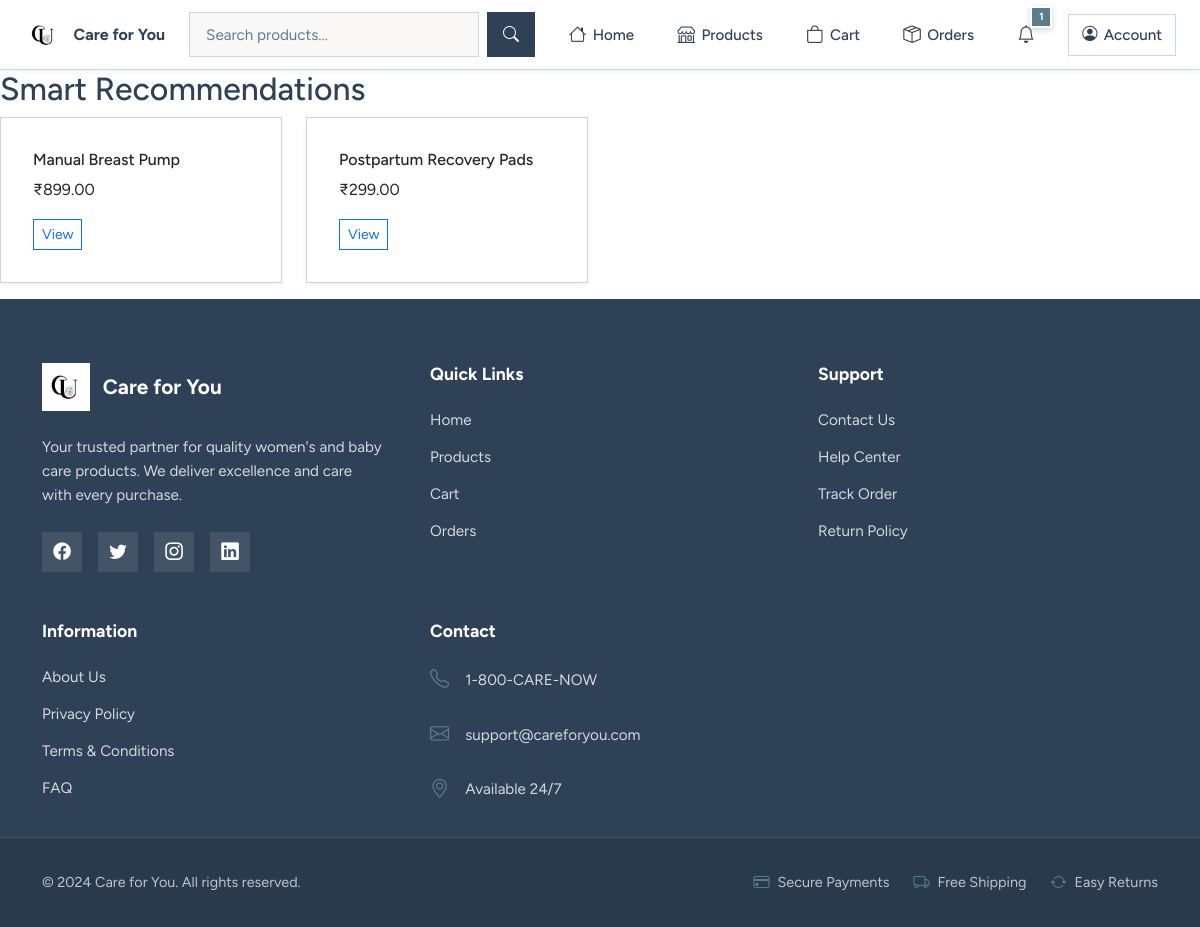
The page /recommendations/ (signed in) on the database its author committed.
### apps/products/models.py (models this page shows, shortened)
class Product(models.Model):
    AGE_GROUP_CHOICES = [
        ("all", "All Ages"),
        ("0-6", "0-6 months"),
        ("6-12", "6-12 months"),
        ("1-3", "1-3 years"),
        ("3+", "3+ years"),
        ("mother", "Mother Care"),
    ]
    name = models.CharField(max_length=150)
    category = models.ForeignKey(Category, on_delete=models.PROTECT, related_name="products")
    price = models.DecimalField(max_digits=10, decimal_places=2)
    description = models.TextField()
    image = models.ImageField(upload_to="products/", blank=True, null=True)
    stock = models.PositiveIntegerField(default=0)
    baby_age_group = models.CharField(max_length=10, choices=AGE_GROUP_CHOICES, default="all")
    is_active = models.BooleanField(default=True)
    created_at = models.DateTimeField(auto_now_add=True)
    class Meta:
        ordering = ["-created_at"]

### apps/personalization/views.py (the view)
# urls.py: path("", RecommendationListView.as_view(), name="list"),
class RecommendationListView(LoginRequiredMixin, ListView):
    template_name = "personalization/recommendations.html"
    context_object_name = "products"
    def get_queryset(self):
        user = self.request.user
        purchased_ids = OrderItem.objects.filter(order__user=user).values_list("product_id", flat=True)
        search_terms = SearchHistory.objects.filter(user=user).values_list("query", flat=True)[:10]
        profile_age = user.profile.baby_age_group if hasattr(user, "profile") else ""
        query = Q(pk__in=purchased_ids)
        for term in search_terms:
            query |= Q(name__icontains=term) | Q(description__icontains=term)
        if profile_age:
            query |= Q(baby_age_group=profile_age)
        return Product.objects.filter(is_active=True).filter(query).distinct()[:20]

### apps/accounts/authentication.py (called while the page is built)
    def get_user(self, user_id):
        try:
            return User.objects.get(pk=user_id)
        except User.DoesNotExist:
            return None

### apps/notifications_app/templatetags/notification_filters.py (called while the page is built)
@register.filter
def unread_count(user):
    if user and user.is_authenticated:
        return user.notifications.filter(is_read=False).count()
    return 0

### templates/personalization/recommendations.html
{% extends 'base.html' %}
{% block content %}
<h2>Smart Recommendations</h2>
<div class="row">
{% for product in products %}
    <div class="col-md-3 mb-3">
        <div class="card"><div class="card-body">
            <h6>{{ product.name }}</h6>
            <p>₹{{ product.price }}</p>
            <a class="btn btn-sm btn-outline-primary" href="{% url 'products:detail' product.pk %}">View</a>
        </div></div>
    </div>
{% empty %}
    <p>No recommendations yet. Start searching and ordering products.</p>
{% endfor %}
</div>
{% endblock %}

### static/css/styles.css (style rules this page uses)
:root { --font-family-base: 'Figtree', sans-serif; --primary-navy: #2F4156; --secondary-teal: #5B7C8D; --accent-blue: #C8D9E6; --bg-beige: #F5EFEB; --text-dark: #2F4156; --text-light: #5B7C8D; --border-color: #D8D0CA; --white: #FFFFFF; }
* { margin: 0; padding: 0; box-sizing: border-box; border-radius: 0 !important; }
html, body { height: 100%; }
body { background-color: var(--white); font-family: var(--font-family-base); color: var(--text-dark); line-height: 1.6; }
.card { border: 1px solid var(--border-color); border-radius: 8px; box-shadow: 0 2px 6px rgba(0, 0, 0, 0.06); }
.card-body { padding: 2rem; }

### rows shown on the page
Product: name "Manual Breast Pump", price "899.00"
Product: name "Postpartum Recovery Pads", price "299.00"

### other values the page prints
{{ count }} "1"
